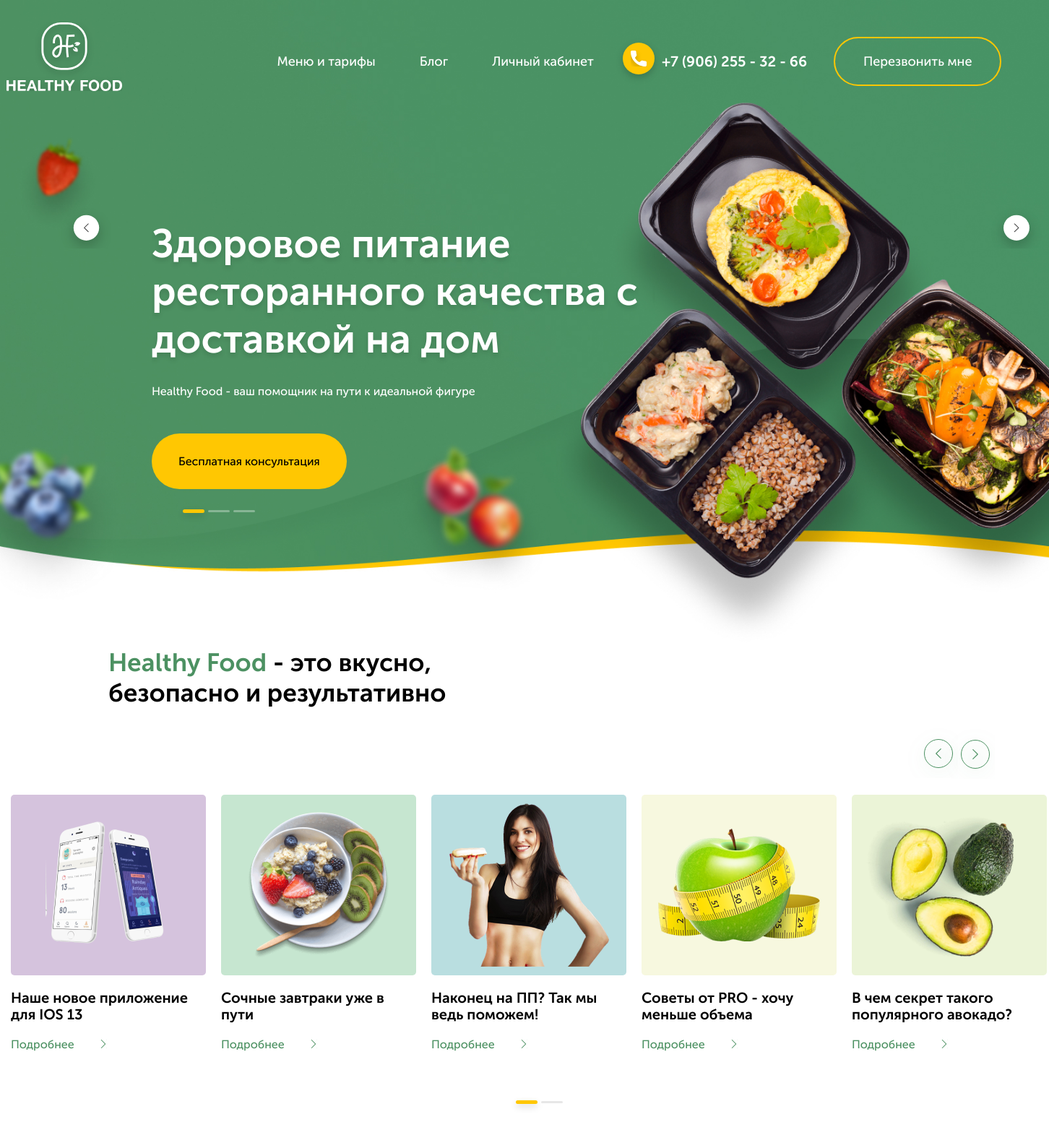
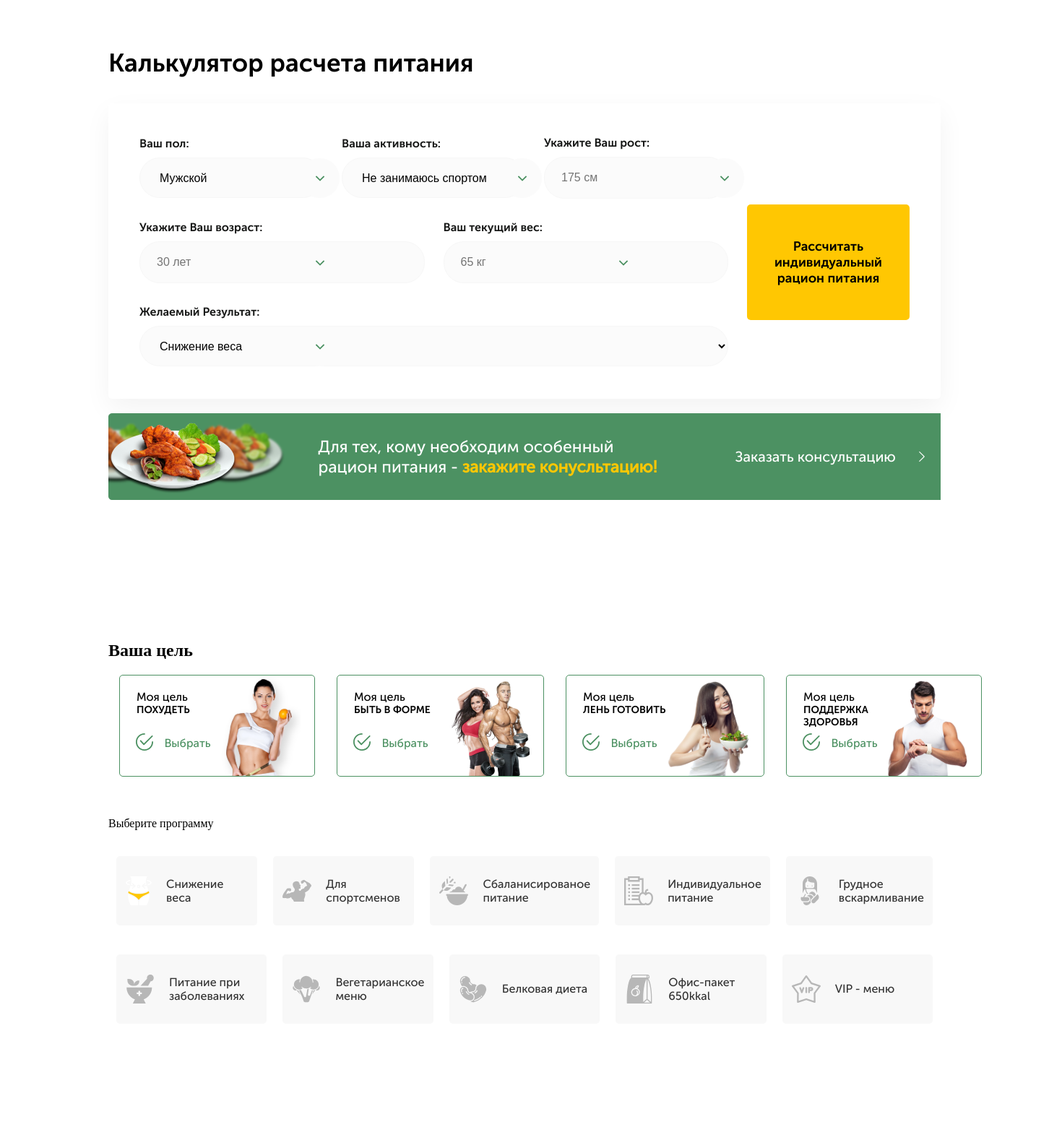
The page / (upper part) on the database its author committed (2 pictures, top to bottom).
### healthyfood/apps/main_page/models.py (models this page shows, shortened)
class HeaderSlider(models.Model):
    slider_header= models.CharField(("Обозначение о чем этот слайд"), max_length=50, null = True, blank = True)
    main_text = models.CharField(("Главный текст слайдера"), max_length=300)
    small_text = models.CharField(("Маленький текст слайдера"), max_length=200, null = True, blank = True)
    button = models.CharField( ("Текст кнопки"), max_length=50, null = True, blank = True)
    class Meta:
        db_table = ''
        managed = True
        verbose_name = 'Слайд хедера'
        verbose_name_plural = 'Слайды хедера'

class PageHeaders(models.Model):
    class Meta:
        db_table = ''
        managed = True
        verbose_name = 'Заголовоки страницы'
        verbose_name_plural = 'Заголовки страницы'
    anons_header = models.CharField(("Заголовок анонса"), max_length=100)
    anons_header_bold = models.CharField(("Выделенный текст заголовка анонса"), max_length=50, null = True, blank = True)
    calculator_header = models.CharField(("Заголовок калькулятора"), max_length=100)
    menu_header = models.CharField(("Заголовок меню"), max_length=100)
    menu_smalltext = models.CharField(("маленький текст в меню"), max_length=200)
    buy_header = models.CharField(("Заголовок 'Закажи сейчас' "), max_length=100)
    reviews_header = models.CharField(("Заголовок отзывов"), max_length=100)
    questions_header = models.CharField(("Заголовок вопросов"), max_length=100)

class PageSlider(models.Model):
    class Meta:
        db_table = ''
        managed = True
        verbose_name = 'Слайд анонса'
        verbose_name_plural = 'Слайды анонса'
    anons_slider_name = models.CharField(("Имя слайда"), max_length=50)
    anons_slider_text = models.CharField(("Текст слайда"), max_length=50)
    anons_slider_image = models.ImageField(("Картинка слайда"), upload_to='img', height_field=None, width_field=None, max_length=100)
    anons_slider_bgcolor = models.CharField (("Цвет фона слайда"), default= '#F0F0F0',  max_length=7)
    anons_slider_link = models.CharField(("Сылка слайда"), max_length=200)

class ProgrammsBig(models.Model):
    class Meta:
        db_table = ''
        managed = True
        verbose_name = 'Большой блок '
        verbose_name_plural = 'Большие блоки'
    big_text = models.CharField(("Название блока"), max_length=50)
    big_img = models.FileField(("Картинка блока"), upload_to='img')

class ProgrammsSmall(models.Model):
    class Meta:
        db_table = ''
        managed = True
        verbose_name = 'Маленький блок '
        verbose_name_plural = 'Маленькие блоки'
    name = models.CharField(("Название блока"), max_length=50)
    small_img = models.FileField(("Картинка блока"), upload_to='img')
    cat = models.CharField(("Обозначение блока"), max_length=50)

### healthyfood/apps/main_page/views.py (the view)
# urls.py: path('', views.Base.as_view(), name = 'headers'),
class Base(View, MenuCat):
    def get(self, request):
        menu = MenuSlider.objects.all()
        headers = PageHeaders.objects.all()
        header_slider = HeaderSlider.objects.all()
        page_slider = PageSlider.objects.all()
        programms_big = ProgrammsBig.objects.all()
        programms_small = ProgrammsSmall.objects.all()
        reviews = Reviews.objects.all()
        reviews_count = reviews.count()
        questions = QuestionsAnswers.objects.all()
        days  = Days.objects.all()
        cat = self.get_cat()
        return render(request, 'main_page/page.html', {"headers": headers,
        'header_slider': header_slider,
        'page_slider': page_slider,
        'programms_big': programms_big,
        'programms_small': programms_small,
        'reviews': reviews,
        "reviews_count" : reviews_count,
        'questions': questions,
        'menu': menu,
        'days': days,
        'cat' : cat,
        })

### healthyfood/templates/main_page/page.html (shortened to what this page needs)
{% extends "base.html" %}
{% load static %}
{% block headerslider %}
<div class="container">
<div class="header__slider" id="slider-1">
    {% if header_slider%}
     {% for a in header_slider%}
     <div class="header__slider__item">
        <h3>{{a.main_text}}</h3>
        {% if a.small_text %}
            <p>{{a.small_text}}</p>
        {% endif %}
        {% if a.button %}
            <button class="header__slider__item__button"> {{a.button}} </button>
        {% endif %}
    </div>
     {%endfor%}
    {%else%}
        Слайдов нет
    {% endif %}
</div>
</div>
{% endblock headerslider %}
{% block content %}
<div class="page">
    <div class="slider">
        <div class="slider__header">
                <h2>
                    {% for a in headers  %}
                    <b>{{a.anons_header_bold}}</b> - {{a.anons_header}}
                    {% endfor %}
                </h2>
        </div>
        <div class="slider__slick" id="slider-2">
            {% if page_slider %}
            {% for a in page_slider %}
            <div class="slider__slick__item">
                <div class="image__box" style="background: {{a.anons_slider_bgcolor}};">
                    <img src="{{ a.anons_slider_image.url }}" alt="" class="image">
                </div>
                    <p class="discription">
                        {{a.anons_slider_text}}
                    </p>
                    <a href="{{a.anons_slider_link}}" class="detailed">Подробнее</a>
                </div>
            {% endfor %}
              {% else %}
              Слайдов не найдено
            {% endif %}
        </div>
    </div>
    </div>
<div class="calculate">
    <h3 class="calculate__header">{% for a in headers %}
      {{a.calculator_header}}
    {% endfor %}</h3>
    <form action="{% url 'filter' %}" method="GET" >
        <div class="calculate__box">
            <div class="calculate__box__item first">
                <div class="calculate__box__block calculate__box__block__1">
                    <label for="" class="discription">Ваш пол:</label>
                    <select  id="gender" required class="input">
                        <option value="mail" selected='selected'>Мужской</option>
                    </select>
                </div>
                <div class="calculate__box__block calculate__box__block__2">
                    <label for="" class="discription">Ваша активность:</label>
                    <select   id="activity" required class="input">
                        <option value="1.2">Не занимаюсь спортом</option>
                    </select>
                </div>
                <div class="calculate__box__block calculate__box__block__3">
                    <label for="" class="discription">Укажите Ваш рост:</label>
                    <input type="text" placeholder="175 см" pattern="[0-9]{3} см" required class="input" id="height">
                </div>
                <div class="calculate__box__block calculate__box__block__4">
                    <label for="" class="discription">Укажите Ваш возраст:</label>
                    <input type="text" placeholder="30 лет" pattern="[0-9]{1,3} лет" required class="input" id="age">
                </div>
                <div class="calculate__box__block calculate__box__block__5">
                    <label for="" class="discription">Ваш текущий вес:</label>
                    <input type="text" placeholder="65 кг" pattern="[0-9]{1,4} кг" required class="input" id="weight">
                </div>
                <div class="calculate__box__block calculate__box__block__6">
                    <label for="" class="discription">Желаемый Результат:</label>
                    <select  id="need_weight" required class="input">
                        <option value="lose_weight">Снижение веса</option>
                    </select>
                </div>
            </div>
            <div class="calculate__box__item second">
                <div class="calculate__box__block calculate__box__block__7">
                    <button class="calculate__box__block__button" id="submit__button">
                        Рассчитать индивидуальный рацион питания
                    </button>
                </div>
            </div>
        </div>
    </form>
    <div class="calculate__consultation">
        <p class="calculate__consultation__description">
            Для тех, кому необходим особенный<br> рацион питания - <b>закажите конусльтацию!</b>
        </p>
        <a href="" class="calculate__consultation__buy">Заказать консультацию</a>
    </div>
</div>
<div class="programms">
<h2 class="programms__purpose">Ваша цель</h2>
<div class="programms__big">
    {% if programms_big %}
        {% for a in programms_big %}
        <div class="programms__big__block" id = 'big__block-{{a.id}}'>
            <div class="programms__big__block__item">
                <label for="" class="programms__big__block__item__purpose">Моя цель</label>
                    <a  href="" class="programms__big__block__item__discription">{{a.big_text}} </a>
                <p class="programms__big__block__item__choose">Выбрать</p>
            </div>
            <div class="programms__big__block__item image">
                <img src="{{a.big_img.url}}" alt="" class="programms__big__block__item__img">
            </div>
        </div>
        {% endfor %}
        {% else %}
        Блоков не найдено
    {% endif %}
</div>
<p class="programms__choise">Выберите программу</p>
<div class="programms__small">
    {% for a in programms_small  %}
        <div class="programms__small__items " id = 'small__block-{{a.cat}}'>
            <img src="{{a.small_img.url}}" alt="" class="programms__small__items__ico">
            {% for program in cat %}
                {% if a.cat == program.index %}
                    <a href="{% url 'menu' program.name %}" class="programms__small__items__discription">{{a.name}} </a>
                    {% endif %}
            {% endfor %}
        </div>
    {% endfor %}
</div>
</div>
<div class="reviews">
</div>
{% endblock content %}

### healthyfood/templates/base.html (shortened to what this page needs)
{% load static %}
<!DOCTYPE html>
<html lang="en">
<head>
    <link rel="stylesheet" href="{% static '/style/css/style.css' %}">
    <link rel="stylesheet" href="{% static '/style/css/slick.css' %}">
</head>
<body>
    <header class="header">
         <nav class="header__navigate">
             <div class="header__navigate__block menu-burger">
                <div class="header__navigate__box header__navigate__logo">
                    <img src="{% static '/images/logo.svg' %}" alt="Healthy Food">
                </div>
            </div>
             <div class="header__navigate__menuburger">
                <div class="header__navigate__block">
                    <div class="header__navigate__box header__navigate__button">
                        <a class="header__navigate__box__name" href="{% url 'headers' %}">Меню и тарифы</a>
                       </div>
                    <div class="header__navigate__box header__navigate__button">
                        <a class="header__navigate__box__name" href="">Блог</a>
                   </div>
                    <div class="header__navigate__box header__navigate__button">
                        <a class="header__navigate__box__name" href=" {% if user.is_authenticated %}
                        {% url 'account' %}
                        {% else %}
                            {% url 'login' %}
                        {% endif %} ">Личный кабинет</a>
                   </div>
                 </div>
                <div class="header__navigate__block">
                    <div class="header__navigate__box header__navigate__phone">
                        <img src="{% static '/images/phone-ico.svg' %}" alt="">
                        <p>+7 (906) 255 - 32 - 66</p>
                    </div>
                    <div class="header__navigate__box header__navigate__call">
                        <a href="">Перезвонить мне</a>
                   </div>
                </div>
            </nav>
         {% block headerslider %}
         {% endblock headerslider %}
     </header>
     {% block content %}
     {% endblock content %}
</body>
</html>

### rows shown on the page
HeaderSlider: main_text "Здоровое питание ресторанного качества с доставкой на дом", small_text "Healthy Food - ваш помощник на пути к идеальной фигуре", button "Бесплатная консультация"
PageHeaders: anons_header_bold "Healthy Food", anons_header "это вкусно, безопасно и результативно", calculator_header "Калькулятор расчета питания"
PageSlider: anons_slider_image (picture), anons_slider_text "Наше новое приложение для IOS 13"
PageSlider: anons_slider_image (picture), anons_slider_text "Сочные завтраки уже в пути"
PageSlider: anons_slider_image (picture), anons_slider_text "Наконец на ПП? Так мы ведь поможем!"
PageSlider: anons_slider_image (picture), anons_slider_text "Советы от PRO - хочу меньше объема"
PageSlider: anons_slider_image (picture), anons_slider_text "В чем секрет такого популярного авокадо?"
ProgrammsBig: big_text "ПОХУДЕТЬ", big_img (picture)
ProgrammsBig: big_text "БЫТЬ В ФОРМЕ", big_img (picture)
ProgrammsBig: big_text "ЛЕНЬ ГОТОВИТЬ", big_img (picture)
ProgrammsBig: big_text "ПОДДЕРЖКА ЗДОРОВЬЯ", big_img (picture)
ProgrammsSmall: small_img (picture), name "Снижение веса"
ProgrammsSmall: small_img (picture), name "Для спортсменов"
ProgrammsSmall: small_img (picture), name "Сбаланисированое питание"
ProgrammsSmall: small_img (picture), name "Индивидуальное питание"
ProgrammsSmall: small_img (picture), name "Грудное вскармливание"
ProgrammsSmall: small_img (picture), name "Питание при заболеваниях"
ProgrammsSmall: small_img (picture), name "Вегетарианское меню"
ProgrammsSmall: small_img (picture), name "Белковая диета"
ProgrammsSmall: small_img (picture), name "Офис-пакет 650kkal"
ProgrammsSmall: small_img (picture), name "VIP - меню"
